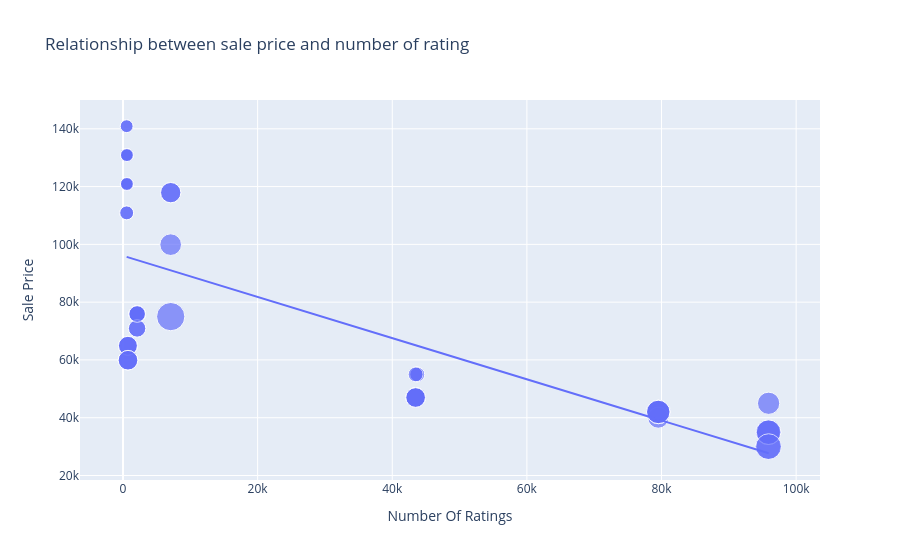

This figure's notebook cell:
### Code cell
figure = px.scatter(data_frame = data, x= "Number Of Ratings",
                    y="Sale Price", size ="Discount Percentage", trendline ="ols",
                    title="Relationship between sale price and number of rating")
figure.show()

### Figure 1 — Plotly figure (JSON) as saved in the notebook; plotly's stock layout.template omitted (floating-point values rounded to 4 significant figures)
{"data": [{"hovertemplate": "Number Of Ratings=%{x}<br>Sale Price=%{y}<br>Discount Percentage=%{marker.size}<extra></extra>", "legendgroup": "", "marker": {"color": "#636efa", "size": [0, 0, 0, 0, 0, 0, 0, 0, 0, 20, 16, 20, 20, 20, 0, 0, 0, 0, 29, 15, 0, 15, 17, 18, 6, 6, 13, 6, 14, 10, 7, 6, 6, 13, 13, 10, 10, 6, 14, 6, 10, 6, 11, 11, 10, 14, 7, 6, 6, 6, 8, 8, 24, 22, 22, 22, 8, 24, 14, 14, 14, 14], "sizemode": "area", "sizeref": 0.0725, "symbol": "circle"}, "mode": "markers", "name": "", "orientation": "v", "showlegend": false, "type": "scatter", "x": [3431, 3431, 3431, 11202, 11202, 3431, 3431, 11202, 1454, 79512, 79512, 79582, 79512, 79512, 1078, 1078, 1078, 1078, 7088, 7088, 1078, 7088, 7081, 95909, 542, 580, 740, 545, 740, 2101, 545, 580, 580, 730, 730, 2101, 2101, 580, 740, 580, 2092, 545, 2101, 2092, 2101, 740, 545, 580, 580, 580, 43707, 43707, 95807, 95909, 95807, 95909, 43470, 95909, 43470, 43470, 43470, 43470], "xaxis": "x", "y": [49900, 84900, 84900, 77000, 77000, 49900, 49900, 77000, 89900, 41999, 39999, 41999, 41999, 41999, 131900, 117100, 131900, 117100, 74999, 117900, 117100, 117900, 99900, 44999, 140900, 130900, 64900, 120900, 59900, 75900, 110900, 130900, 120900, 64900, 64900, 75900, 75900, 120900, 59900, 120900, 75900, 140900, 70900, 70900, 75900, 59900, 110900, 120900, 130900, 130900, 54999, 54999, 29999, 34999, 34999, 34999, 54999, 29999, 46999, 46999, 46999, 46999], "yaxis": "y"}, {"hovertemplate": "<b>OLS trendline</b><br>Sale Price = -0.712783 * Number Of Ratings + 96054.8<br>R<sup>2</sup>=0.492139<br><br>Number Of Ratings=%{x}<br>Sale Price=%{y} <b>(trend)</b><extra></extra>", "legendgroup": "", "marker": {"color": "#636efa", "symbol": "circle"}, "mode": "lines", "name": "", "showlegend": false, "type": "scatter", "x": [542, 545, 545, 545, 545, 580, 580, 580, 580, 580, 580, 580, 580, 730, 730, 740, 740, 740, 740, 1078, 1078, 1078, 1078, 1078, 1454, 2092, 2092, 2101, 2101, 2101, 2101, 2101, 3431, 3431, 3431, 3431, 3431, 7081, 7088, 7088, 7088, 11202, 11202, 11202, 43470, 43470, 43470, 43470, 43470, 43707, 43707, 79512, 79512, 79512, 79512, 79582, 95807, 95807, 95909, 95909, 95909, 95909], "xaxis": "x", "y": [95670.0, 95670.0, 95670.0, 95670.0, 95670.0, 95640.0, 95640.0, 95640.0, 95640.0, 95640.0, 95640.0, 95640.0, 95640.0, 95530.0, 95530.0, 95530.0, 95530.0, 95530.0, 95530.0, 95290.0, 95290.0, 95290.0, 95290.0, 95290.0, 95020.0, 94560.0, 94560.0, 94560.0, 94560.0, 94560.0, 94560.0, 94560.0, 93610.0, 93610.0, 93610.0, 93610.0, 93610.0, 91010.0, 91000.0, 91000.0, 91000.0, 88070.0, 88070.0, 88070.0, 65070.0, 65070.0, 65070.0, 65070.0, 65070.0, 64900.0, 64900.0, 39380.0, 39380.0, 39380.0, 39380.0, 39330.0, 27770.0, 27770.0, 27690.0, 27690.0, 27690.0, 27690.0], "yaxis": "y"}], "layout": {"autosize": true, "legend": {"itemsizing": "constant", "tracegroupgap": 0}, "title": {"text": "Relationship between sale price and number of rating"}, "xaxis": {"anchor": "y", "autorange": true, "domain": [0, 1], "range": [-5980.0, 103000.0], "title": {"text": "Number Of Ratings"}, "type": "linear"}, "yaxis": {"anchor": "x", "autorange": true, "domain": [0, 1], "range": [11530.0, 153700.0], "title": {"text": "Sale Price"}, "type": "linear"}}}
